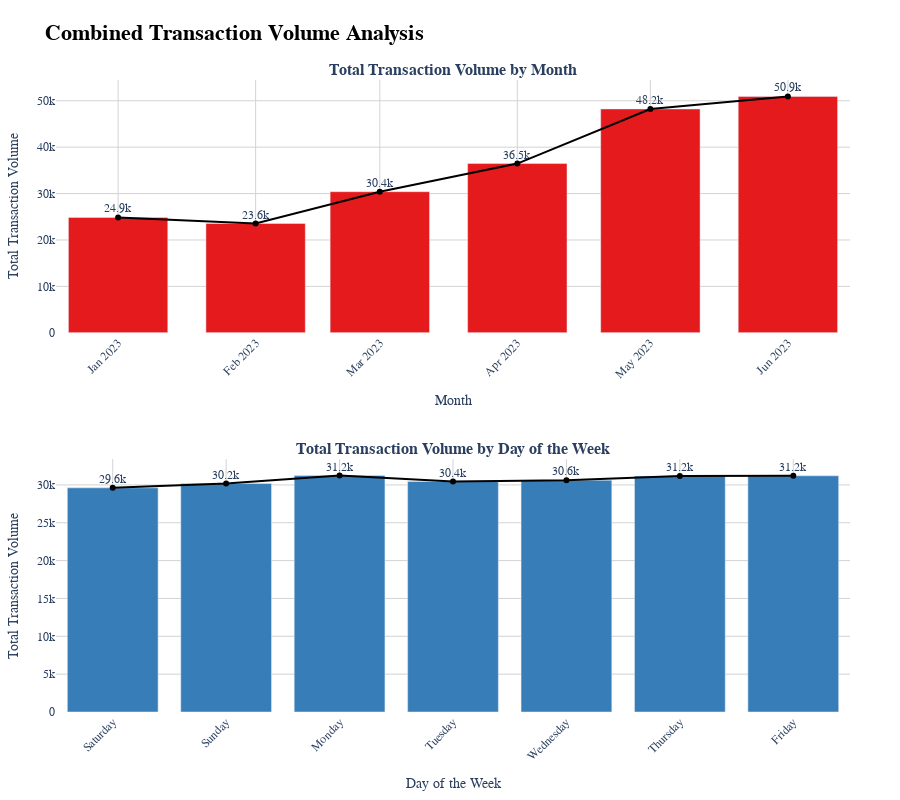

The notebook cell saved with this chart:
### Code cell
from plotly.subplots import make_subplots
import plotly.graph_objects as go
import plotly.express as px

# Creating the figure with two subplots, one for each bar chart
fig_combined = make_subplots(
    rows=2, cols=1,
    shared_xaxes=False,
    row_heights=[0.5, 0.5],
    subplot_titles=(
        "<b>Total Transaction Volume by Month</b>",
        "<b>Total Transaction Volume by Day of the Week</b>"
    ),
    vertical_spacing=0.2
)

# Colors for the line chart
line_color = 'black'

# Bar chart for total transaction volume by month
fig_combined.add_trace(
    go.Bar(
        x=monthly_volume['month'],
        y=monthly_volume['transaction_qty'],
        text=monthly_volume['transaction_qty'],
        name="Monthly Volume",
        marker_color=px.colors.qualitative.Set1[0],
        texttemplate='%{text:.3s}',
        textposition='outside'
    ),
    row=1, col=1
)

# Line chart for total transaction volume by month
fig_combined.add_trace(
    go.Scatter(
        x=monthly_volume['month'],
        y=monthly_volume['transaction_qty'],
        name="Monthly Trend",
        mode="lines+markers",
        line=dict(color=line_color, width=2),
        marker=dict(size=6)
    ),
    row=1, col=1
)

# Bar chart for total transaction volume by day of the week
fig_combined.add_trace(
    go.Bar(
        x=weekly_volume['day_of_week'],
        y=weekly_volume['transaction_qty'],
        text=weekly_volume['transaction_qty'],
        name="Weekly Volume",
        marker_color=px.colors.qualitative.Set1[1],
        texttemplate='%{text:.3s}',
        textposition='outside'
    ),
    row=2, col=1
)

# Line chart for total transaction volume by day of the week
fig_combined.add_trace(
    go.Scatter(
        x=weekly_volume['day_of_week'],
        y=weekly_volume['transaction_qty'],
        name="Weekly Trend",
        mode="lines+markers",
        line=dict(color=line_color, width=2),
        marker=dict(size=6)
    ),
    row=2, col=1
)

# Update layout for a polished appearance
fig_combined.update_layout(
    height=800,
    width=900,
    title_text="<b>Combined Transaction Volume Analysis</b>",
    title_font=dict(size=22, family='Arial', color='black'),
    font=dict(size=12, family='Arial'),
    plot_bgcolor='white',
    margin=dict(t=80, b=50, l=50, r=50),
    showlegend=False,
)

# Update x-axis and y-axis titles and style
fig_combined.update_xaxes(
    title_text="Month",
    row=1, col=1,
    tickangle=-45,
    showgrid=True,
    gridcolor='lightgray'
)
fig_combined.update_yaxes(
    title_text="Total Transaction Volume",
    row=1, col=1,
    showgrid=True,
    gridcolor='lightgray'
)
fig_combined.update_xaxes(
    title_text="Day of the Week",
    row=2, col=1,
    tickangle=-45,
    showgrid=True,
    gridcolor='lightgray'
)
fig_combined.update_yaxes(
    title_text="Total Transaction Volume",
    row=2, col=1,
    showgrid=True,
    gridcolor='lightgray'
)

# Show the combined plot
fig_combined.show()

### Figure 1 — Plotly figure (JSON) as saved in the notebook; plotly's stock layout.template omitted (floating-point values rounded to 4 significant figures)
{"data": [{"marker": {"color": "rgb(228,26,28)"}, "name": "Monthly Volume", "text": [24870, 23550, 30406, 36469, 48233, 50942], "textposition": "outside", "texttemplate": "%{text:.3s}", "type": "bar", "x": ["2023-01", "2023-02", "2023-03", "2023-04", "2023-05", "2023-06"], "xaxis": "x", "y": [24870, 23550, 30406, 36469, 48233, 50942], "yaxis": "y"}, {"line": {"color": "black", "width": 2}, "marker": {"size": 6}, "mode": "lines+markers", "name": "Monthly Trend", "type": "scatter", "x": ["2023-01", "2023-02", "2023-03", "2023-04", "2023-05", "2023-06"], "xaxis": "x", "y": [24870, 23550, 30406, 36469, 48233, 50942], "yaxis": "y"}, {"marker": {"color": "rgb(55,126,184)"}, "name": "Weekly Volume", "text": [29614, 30182, 31231, 30449, 30625, 31162, 31207], "textposition": "outside", "texttemplate": "%{text:.3s}", "type": "bar", "x": ["Saturday", "Sunday", "Monday", "Tuesday", "Wednesday", "Thursday", "Friday"], "xaxis": "x2", "y": [29614, 30182, 31231, 30449, 30625, 31162, 31207], "yaxis": "y2"}, {"line": {"color": "black", "width": 2}, "marker": {"size": 6}, "mode": "lines+markers", "name": "Weekly Trend", "type": "scatter", "x": ["Saturday", "Sunday", "Monday", "Tuesday", "Wednesday", "Thursday", "Friday"], "xaxis": "x2", "y": [29614, 30182, 31231, 30449, 30625, 31162, 31207], "yaxis": "y2"}], "layout": {"annotations": [{"font": {"size": 16}, "showarrow": false, "text": "<b>Total Transaction Volume by Month</b>", "x": 0.5, "xanchor": "center", "xref": "paper", "y": 1, "yanchor": "bottom", "yref": "paper"}, {"font": {"size": 16}, "showarrow": false, "text": "<b>Total Transaction Volume by Day of the Week</b>", "x": 0.5, "xanchor": "center", "xref": "paper", "y": 0.4, "yanchor": "bottom", "yref": "paper"}], "font": {"family": "Arial", "size": 12}, "height": 800, "margin": {"b": 50, "l": 50, "r": 50, "t": 80}, "plot_bgcolor": "white", "showlegend": false, "title": {"font": {"color": "black", "family": "Arial", "size": 22}, "text": "<b>Combined Transaction Volume Analysis</b>"}, "width": 900, "xaxis": {"anchor": "y", "domain": [0, 1], "gridcolor": "lightgray", "showgrid": true, "tickangle": -45, "title": {"text": "Month"}}, "xaxis2": {"anchor": "y2", "domain": [0, 1], "gridcolor": "lightgray", "showgrid": true, "tickangle": -45, "title": {"text": "Day of the Week"}}, "yaxis": {"anchor": "x", "domain": [0.6, 1], "gridcolor": "lightgray", "showgrid": true, "title": {"text": "Total Transaction Volume"}}, "yaxis2": {"anchor": "x2", "domain": [0, 0.4], "gridcolor": "lightgray", "showgrid": true, "title": {"text": "Total Transaction Volume"}}}}
